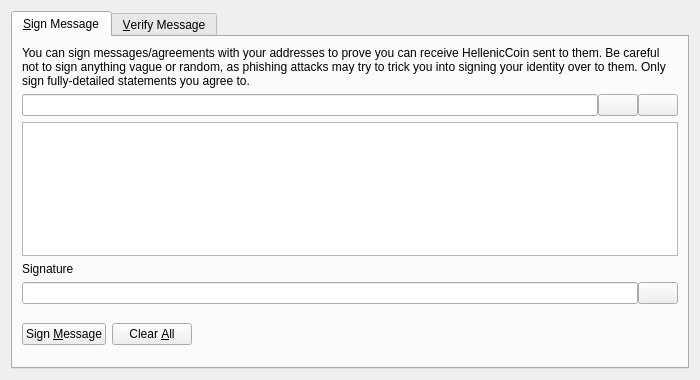
<?xml version="1.0" encoding="UTF-8"?>
<ui version="4.0">
 <class>SignVerifyMessageDialog</class>
 <widget class="QDialog" name="SignVerifyMessageDialog">
  <property name="geometry">
   <rect>
    <x>0</x>
    <y>0</y>
    <width>700</width>
    <height>380</height>
   </rect>
  </property>
  <property name="windowTitle">
   <string>Signatures - Sign / Verify a Message</string>
  </property>
  <property name="modal">
   <bool>true</bool>
  </property>
  <layout class="QVBoxLayout" name="verticalLayout">
   <item>
    <widget class="QTabWidget" name="tabWidget">
     <property name="currentIndex">
      <number>0</number>
     </property>
     <widget class="QWidget" name="tabSignMessage">
      <attribute name="title">
       <string>&amp;Sign Message</string>
      </attribute>
      <layout class="QVBoxLayout" name="verticalLayout_SM">
       <item>
        <widget class="QLabel" name="infoLabel_SM">
         <property name="text">
          <string>You can sign messages/agreements with your addresses to prove you can receive HellenicCoin sent to them. Be careful not to sign anything vague or random, as phishing attacks may try to trick you into signing your identity over to them. Only sign fully-detailed statements you agree to.</string>
         </property>
         <property name="textFormat">
          <enum>Qt::PlainText</enum>
         </property>
         <property name="wordWrap">
          <bool>true</bool>
         </property>
        </widget>
       </item>
       <item>
        <layout class="QHBoxLayout" name="horizontalLayout_1_SM">
         <property name="spacing">
          <number>0</number>
         </property>
         <item>
          <widget class="QValidatedLineEdit" name="addressIn_SM">
           <property name="toolTip">
            <string>The HellenicCoin address to sign the message with</string>
           </property>
          </widget>
         </item>
         <item>
          <widget class="QPushButton" name="addressBookButton_SM">
           <property name="toolTip">
            <string>Choose previously used address</string>
           </property>
           <property name="text">
            <string/>
           </property>
           <property name="shortcut">
            <string>Alt+A</string>
           </property>
           <property name="autoDefault">
            <bool>false</bool>
           </property>
          </widget>
         </item>
         <item>
          <widget class="QPushButton" name="pasteButton_SM">
           <property name="toolTip">
            <string>Paste address from clipboard</string>
           </property>
           <property name="text">
            <string/>
           </property>
           <property name="shortcut">
            <string>Alt+P</string>
           </property>
           <property name="autoDefault">
            <bool>false</bool>
           </property>
          </widget>
         </item>
        </layout>
       </item>
       <item>
        <widget class="QPlainTextEdit" name="messageIn_SM">
         <property name="toolTip">
          <string>Enter the message you want to sign here</string>
         </property>
        </widget>
       </item>
       <item>
        <widget class="QLabel" name="signatureLabel_SM">
         <property name="text">
          <string>Signature</string>
         </property>
         <property name="textFormat">
          <enum>Qt::PlainText</enum>
         </property>
        </widget>
       </item>
       <item>
        <layout class="QHBoxLayout" name="horizontalLayout_2_SM">
         <property name="spacing">
          <number>0</number>
         </property>
         <item>
          <widget class="QLineEdit" name="signatureOut_SM">
           <property name="font">
            <font>
             <italic>true</italic>
            </font>
           </property>
           <property name="readOnly">
            <bool>true</bool>
           </property>
          </widget>
         </item>
         <item>
          <widget class="QPushButton" name="copySignatureButton_SM">
           <property name="toolTip">
            <string>Copy the current signature to the system clipboard</string>
           </property>
           <property name="text">
            <string/>
           </property>
           <property name="autoDefault">
            <bool>false</bool>
           </property>
          </widget>
         </item>
        </layout>
       </item>
       <item>
        <layout class="QHBoxLayout" name="horizontalLayout_3_SM">
         <item>
          <widget class="QPushButton" name="signMessageButton_SM">
           <property name="toolTip">
            <string>Sign the message to prove you own this HellenicCoin address</string>
           </property>
           <property name="text">
            <string>Sign &amp;Message</string>
           </property>
           <property name="autoDefault">
            <bool>false</bool>
           </property>
          </widget>
         </item>
         <item>
          <widget class="QPushButton" name="clearButton_SM">
           <property name="toolTip">
            <string>Reset all sign message fields</string>
           </property>
           <property name="text">
            <string>Clear &amp;All</string>
           </property>
           <property name="autoDefault">
            <bool>false</bool>
           </property>
          </widget>
         </item>
         <item>
          <spacer name="horizontalSpacer_1_SM">
           <property name="orientation">
            <enum>Qt::Horizontal</enum>
           </property>
           <property name="sizeHint" stdset="0">
            <size>
             <width>40</width>
             <height>48</height>
            </size>
           </property>
          </spacer>
         </item>
         <item>
          <widget class="QLabel" name="statusLabel_SM">
           <property name="font">
            <font>
             <weight>75</weight>
             <bold>true</bold>
            </font>
           </property>
           <property name="text">
            <string/>
           </property>
           <property name="wordWrap">
            <bool>true</bool>
           </property>
          </widget>
         </item>
         <item>
          <spacer name="horizontalSpacer_2_SM">
           <property name="orientation">
            <enum>Qt::Horizontal</enum>
           </property>
           <property name="sizeHint" stdset="0">
            <size>
             <width>40</width>
             <height>48</height>
            </size>
           </property>
          </spacer>
         </item>
        </layout>
       </item>
      </layout>
     </widget>
     <widget class="QWidget" name="tabVerifyMessage">
      <attribute name="title">
       <string>&amp;Verify Message</string>
      </attribute>
      <layout class="QVBoxLayout" name="verticalLayout_VM">
       <item>
        <widget class="QLabel" name="infoLabel_VM">
         <property name="text">
          <string>Enter the receiver's address, message (ensure you copy line breaks, spaces, tabs, etc. exactly) and signature below to verify the message. Be careful not to read more into the signature than what is in the signed message itself, to avoid being tricked by a man-in-the-middle attack. Note that this only proves the signing party receives with the address, it cannot prove sendership of any transaction!</string>
         </property>
         <property name="textFormat">
          <enum>Qt::PlainText</enum>
         </property>
         <property name="alignment">
          <set>Qt::AlignLeading|Qt::AlignLeft|Qt::AlignTop</set>
         </property>
         <property name="wordWrap">
          <bool>true</bool>
         </property>
        </widget>
       </item>
       <item>
        <layout class="QHBoxLayout" name="horizontalLayout_1_VM">
         <property name="spacing">
          <number>0</number>
         </property>
         <item>
          <widget class="QValidatedLineEdit" name="addressIn_VM">
           <property name="toolTip">
            <string>The HellenicCoin address the message was signed with</string>
           </property>
          </widget>
         </item>
         <item>
          <widget class="QPushButton" name="addressBookButton_VM">
           <property name="toolTip">
            <string>Choose previously used address</string>
           </property>
           <property name="text">
            <string/>
           </property>
           <property name="shortcut">
            <string>Alt+A</string>
           </property>
           <property name="autoDefault">
            <bool>false</bool>
           </property>
          </widget>
         </item>
        </layout>
       </item>
       <item>
        <widget class="QPlainTextEdit" name="messageIn_VM"/>
       </item>
       <item>
        <widget class="QValidatedLineEdit" name="signatureIn_VM"/>
       </item>
       <item>
        <layout class="QHBoxLayout" name="horizontalLayout_2_VM">
         <item>
          <widget class="QPushButton" name="verifyMessageButton_VM">
           <property name="toolTip">
            <string>Verify the message to ensure it was signed with the specified HellenicCoin address</string>
           </property>
           <property name="text">
            <string>Verify &amp;Message</string>
           </property>
           <property name="autoDefault">
            <bool>false</bool>
           </property>
          </widget>
         </item>
         <item>
          <widget class="QPushButton" name="clearButton_VM">
           <property name="toolTip">
            <string>Reset all verify message fields</string>
           </property>
           <property name="text">
            <string>Clear &amp;All</string>
           </property>
           <property name="autoDefault">
            <bool>false</bool>
           </property>
          </widget>
         </item>
         <item>
          <spacer name="horizontalSpacer_1_VM">
           <property name="orientation">
            <enum>Qt::Horizontal</enum>
           </property>
           <property name="sizeHint" stdset="0">
            <size>
             <width>40</width>
             <height>48</height>
            </size>
           </property>
          </spacer>
         </item>
         <item>
          <widget class="QLabel" name="statusLabel_VM">
           <property name="font">
            <font>
             <weight>75</weight>
             <bold>true</bold>
            </font>
           </property>
           <property name="text">
            <string/>
           </property>
           <property name="wordWrap">
            <bool>true</bool>
           </property>
          </widget>
         </item>
         <item>
          <spacer name="horizontalSpacer_2_VM">
           <property name="orientation">
            <enum>Qt::Horizontal</enum>
           </property>
           <property name="sizeHint" stdset="0">
            <size>
             <width>40</width>
             <height>48</height>
            </size>
           </property>
          </spacer>
         </item>
        </layout>
       </item>
      </layout>
     </widget>
    </widget>
   </item>
  </layout>
 </widget>
 <customwidgets>
  <customwidget>
   <class>QValidatedLineEdit</class>
   <extends>QLineEdit</extends>
   <header>qvalidatedlineedit.h</header>
  </customwidget>
 </customwidgets>
 <resources>
  <include location="../helleniccoin.qrc"/>
 </resources>
 <connections/>
</ui>
